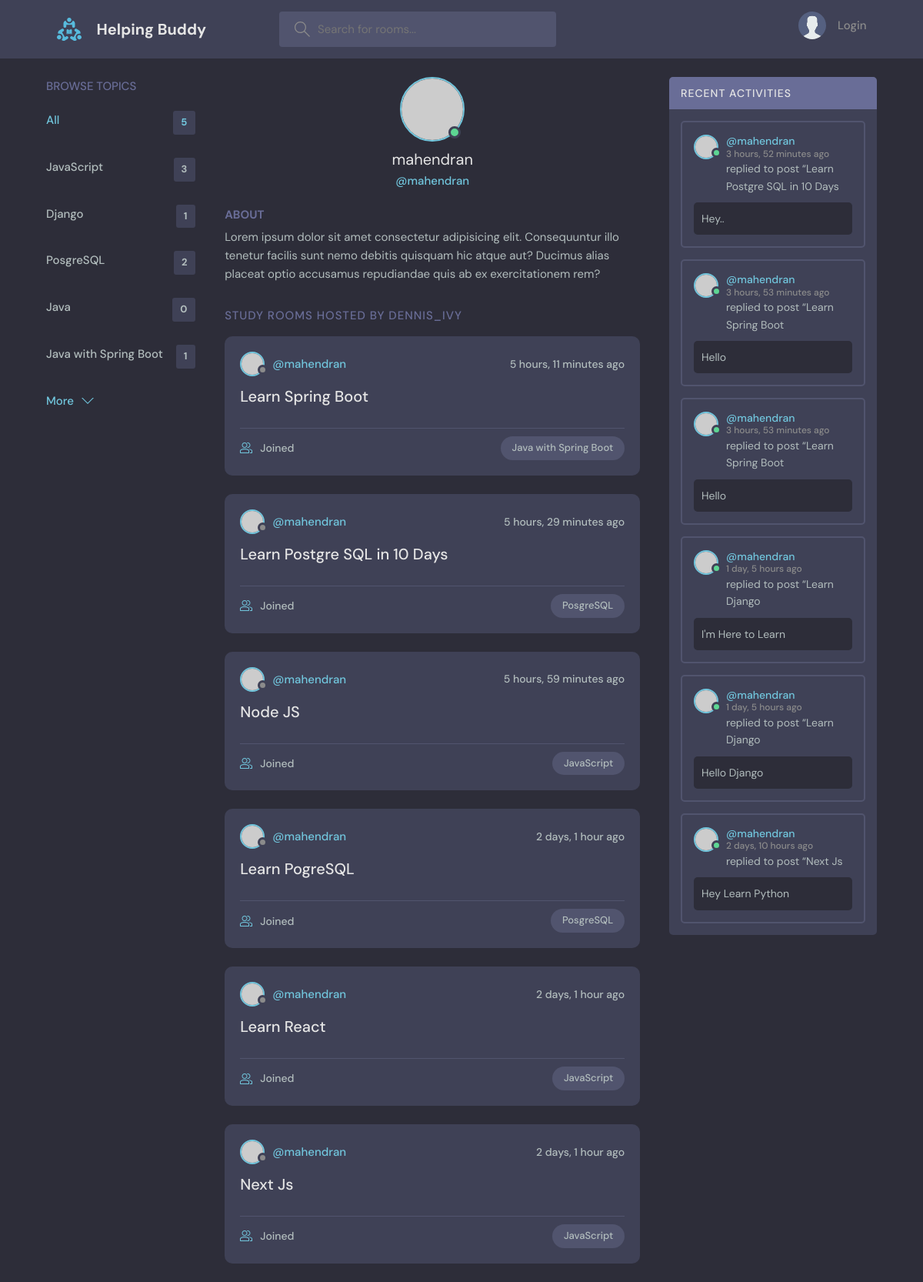
Before: /profile/1 with the older database file.
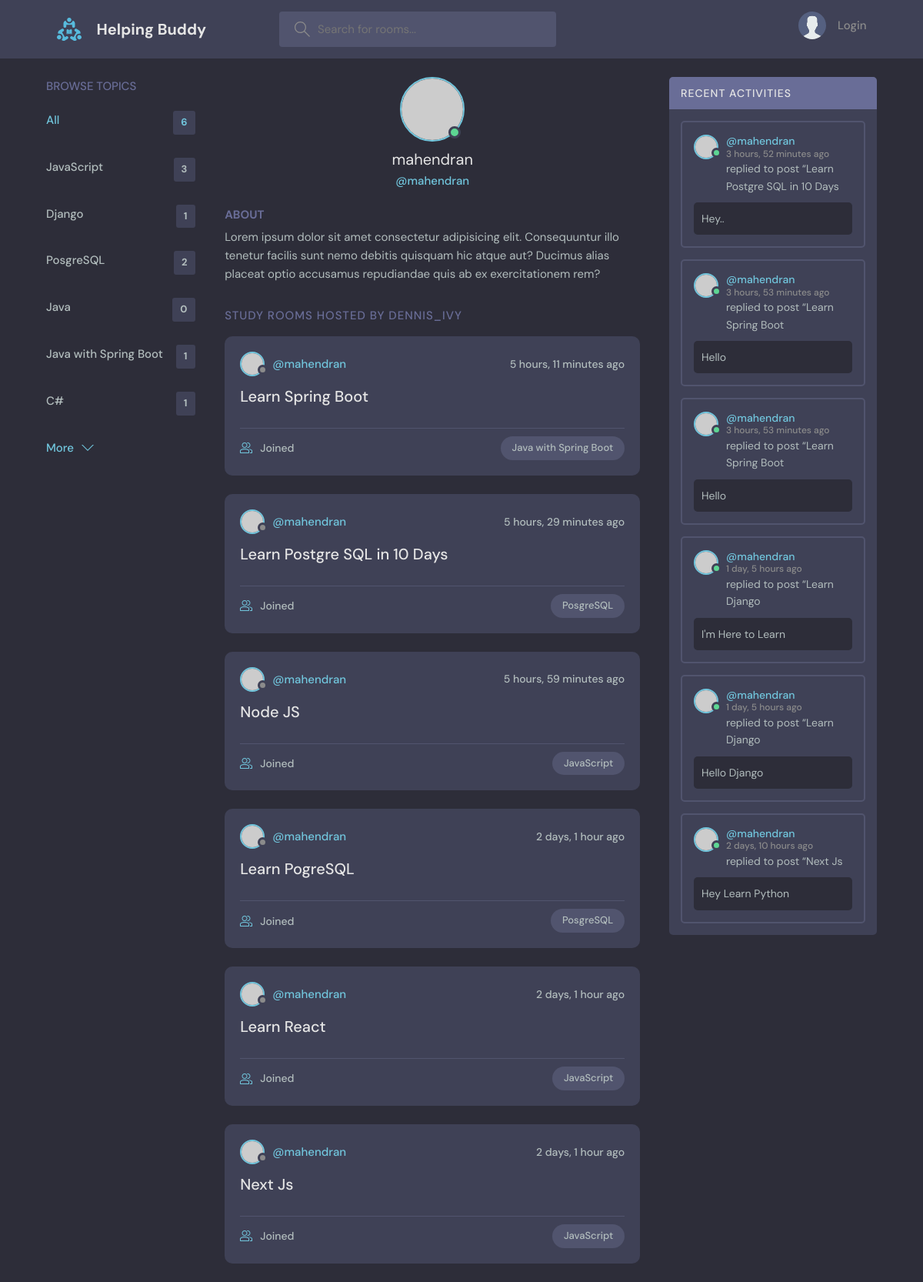
After: the same page with the newer database file.
### base/models.py (models this page shows, shortened)
class Topic(models.Model):
    name = models.CharField(max_length = 200)

class Room(models.Model):
    host = models.ForeignKey(User, on_delete = models.SET_NULL, null = True)
    topic = models.ForeignKey(Topic, on_delete = models.SET_NULL, null = True)
    name = models.CharField(max_length = 200)
    description = models.TextField(null = True, blank = True)
    participants = models.ManyToManyField(User, related_name='paricipants', blank=True)
    updated = models.DateTimeField(auto_now = True) #take snapshot of time when modified
    created = models.DateTimeField(auto_now_add = True) #take snapshot of time when created
    class Meta:
        ordering = ['-updated','-created']
    def __str__(self):
        return self.name

class Message(models.Model):
    user = models.ForeignKey(User, on_delete = models.SET_NULL, null = True)
    room = models.ForeignKey(Room, on_delete = models.SET_NULL, null = True)
    body = models.TextField()
    updated = models.DateTimeField(auto_now = True) #take snapshot of time when modified
    created = models.DateTimeField(auto_now_add = True) #take snapshot of time when created
    class Meta:
        ordering = ['-updated','-created']
    def __str__(self):
        return self.body[0:50]

### base/views.py (the view)
# urls.py: path('profile/<str:pk>', views.userProfile, name= 'user-profile'),
def userProfile(request, pk):
    user = User.objects.get(id = pk)
    print(user)
    rooms  = user.room_set.all()
    comments = user.message_set.all()
    topics = Topic.objects.all()
    context = {"user":user, 'rooms':rooms, 'comments':comments, "topics":topics}
    return render(request, 'base/profile.html', context)

### base/templates/base/profile.html (shortened to what this page needs)
{% extends 'main.html' %}
{% block content %}
<main class="profile-page layout layout--3">
  <div class="container">
    {%include 'base/topic_component.html'%}
    <div class="roomList">
      <div class="profile">
        <div class="profile__avatar">
          <div class="avatar avatar--large active">
            <img src="https://randomuser.me/api/portraits/men/11.jpg" />
          </div>
        </div>
        <div class="profile__info">
          <h3>{{user.username}}</h3>
          <p>@{{user.username}}</p>
        </div>
        <div class="profile__about">
          <h3>About</h3>
          <p>
            Lorem ipsum dolor sit amet consectetur adipisicing elit. Consequuntur illo tenetur
            facilis sunt nemo debitis quisquam hic atque aut? Ducimus alias placeat optio
            accusamus repudiandae quis ab ex exercitationem rem?
          </p>
        </div>
      </div>
      <div class="roomList__header">
        <div>
          <h2>Study Rooms Hosted by dennis_ivy</a>
          </h2>
        </div>
      </div>
      {% include "base/feed_component.html" %}
    </div>
    {% include "base/activity_component.html" %}
  </div>
</main>
{% endblock %}

### base/templates/base/topic_component.html
<div class="topics">
    <div class="topics__header">
        <h2>Browse Topics</h2>
    </div>
    <ul class="topics__list">
        <li>
            <a href="{% url 'home' %}" class="active">All <span>{{topics.count}}</span></a>
        </li>
        {% for topic in topics %}
        <li>
            <a href="{%url 'home' %}?q={{topic.name}}">{{topic.name}} <span>{{topic.room_set.all.count}}</span></a>
        </li>
        {% endfor %}
    </ul>
    <a class="btn btn--link" href="topics.html">
        More
        <svg version="1.1" xmlns="http://www.w3.org/2000/svg" width="32" height="32" viewBox="0 0 32 32">
            <title>chevron-down</title>
            <path d="M16 21l-13-13h-3l16 16 16-16h-3l-13 13z"></path>
        </svg>
    </a>
</div>

### base/templates/base/feed_component.html (shortened to what this page needs)
{% for room in rooms%}
<div class="roomListRoom">
    <div class="roomListRoom__header">
        <a href="{% url 'user-profile' room.host.id%}" class="roomListRoom__author">
            <div class="avatar avatar--small">
                <img src="https://randomuser.me/api/portraits/women/11.jpg" />
            </div>
            <span>@{{room.host.username}}</span>
        </a>
        <div class="roomListRoom__actions">
            <span>{{room.created|timesince}} ago</span>
        </div>
    </div>
    <div class="roomListRoom__content">
        <a href="{% url 'room' room.id%}">{{room.name}}</a>
    </div>
    <div class="roomListRoom__meta">
        <a href="{% url 'room' room.id%}" class="roomListRoom__joined">
            {{room.paticipants.all.count}} Joined
        </a>
        <p class="roomListRoom__topic">{{room.topic.name}}</p>
    </div>
</div>
{% endfor %}

### base/templates/base/activity_component.html (shortened to what this page needs)
<div class="activities">
    <div class="activities__header">
        <h2>Recent Activities</h2>
    </div>
    {% for comment in comments %}
    <div class="activities__box">
        <div class="activities__boxHeader roomListRoom__header">
            <a href="{% url 'user-profile' comment.user.id%}" class="roomListRoom__author">
                <div class="avatar avatar--small active">
                    <img src="https://randomuser.me/api/portraits/men/13.jpg" />
                </div>
                <p>
                    @{{comment.user}}
                    <span>{{comment.created|timesince}} ago</span>
                </p>
            </a>
        </div>
        <div class="activities__boxContent">
            <p>replied to post “<a href="{% url 'room' comment.room.id %}"></a>{{comment.room}}</p>
            <div class="activities__boxRoomContent">
                {{comment}}
            </div>
        </div>
    </div>
    {% endfor %}
</div>

Changed rows visible on the page:
added Topic: name "C#", room_set.all.count "1"
Other visible differences:
{{ topics.count }}: "5" → "6"
